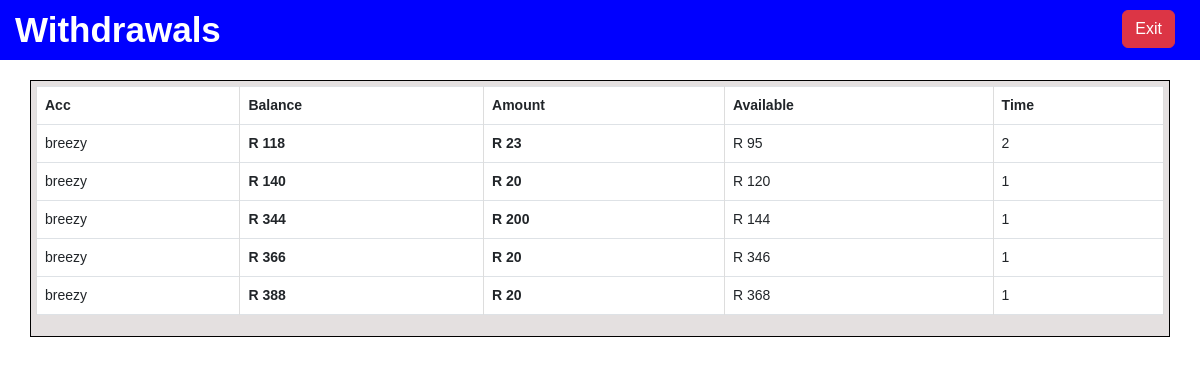
The app's page /withdrawals (signed in) with its own data.
### app_models/accounts.py (models this page shows)
class Withdrawals(db.Model):
    id = db.Column(db.Integer, primary_key=True)
    account_name = db.Column(db.String(50))
    account_type = db.Column(db.String(50))
    account_number = db.Column(db.Integer)
    currency = db.Column(db.String(100))
    currency_symbol = db.Column(db.String(5))
    previous_balance = db.Column(db.Integer)
    withdraw_amount = db.Column(db.String(50))
    account_balance = db.Column(db.Integer)
    withdraw_status = db.Column(db.String(50))
    withdraw_date = db.Column(db.Date)
    withdraw_time = db.Column(db.Time)
    user_id = db.Column(db.ForeignKey("user.id"), nullable=False)

### app.py (the view)
@app.route("/withdrawals", methods=['GET'])
@login_required
def withdrawals():
    page_name = 'withdrawals'
    user_id = current_user.id
    account = Accounts.query.get(user_id)
    account_number = account.account_number
    withdrawals = Withdrawals.query.filter_by(user_id=user_id).order_by(
        Withdrawals.withdraw_date.desc(),
        Withdrawals.withdraw_time.desc(),
    ).all()
    if current_user.role == 'Agent':
        page_name = 'merchant withdrawals'
        return render_template("merchant/merchant_withdrawals.html",
                               page_name=page_name,
                               withdrawals=withdrawals,
                               )
    return render_template("funds/withdrawals.html",
                           page_name=page_name,
                           withdrawals=withdrawals,
                           )

### app.py (called while the page is built)
@login_manager.user_loader
def load_user(user_id):
    return User.query.get(int(user_id))

### templates/funds/withdrawals.html (shortened to what this page needs)
{% extends 'layouts/statements.html' %}
{% block content %}
<link rel="stylesheet" href="/static/custom/css/tables.css">
<div class="container">
<div class="table-responsive">
    <table class="table table-bordered">
        <thead>
            <tr>
                <th>Acc</th>
                <th>Balance</th>
                <th>Amount</th>
                <th>Available</th>
                <th>Time</th>
            </tr>
        </thead>
        <tbody>
            {% for withdrawal in withdrawals %}
            <tr>
                <td>{{ withdrawal.account_name }}</td>
                <th>{{ withdrawal.currency_symbol }} {{ withdrawal.previous_balance }}</th>
                <th>{{ withdrawal.currency_symbol }} {{ withdrawal.withdraw_amount }}</th>
                <td>{{ withdrawal.currency_symbol }} {{ withdrawal.account_balance }}</td>
                <td>{{ withdrawal.withdraw_time.hour}}</td>
            </tr>
            {% endfor %}
        </tbody>
    </table>
</div>
</div>
{% endblock %}

### static/custom/css/style.css (style rules this page uses)
* { padding: 0; margin: 0; }
body { font-family: Arial, sans-serif; margin: 0; padding: 0; }
.container { margin-top: 80px; padding: 5px; border: 1px solid black; text-align: center; background-color: rgb(228, 224, 224); }

### static/custom/css/tables.css (style rules this page uses)
table { border-collapse: collapse; width: 100%; font-size: 14px; }
th, td { border: 1px solid #ddd; padding: 8px; text-align: left; }
th { background-color: #f2f2f2; }
.container { margin-top: 80px; }

### records on screen
Withdrawals: account_name "breezy", currency_symbol "R", previous_balance "118", withdraw_amount "23", account_balance "95", withdraw_time.hour "2"
Withdrawals: account_name "breezy", currency_symbol "R", previous_balance "140", withdraw_amount "20", account_balance "120", withdraw_time.hour "1"
Withdrawals: account_name "breezy", currency_symbol "R", previous_balance "344", withdraw_amount "200", account_balance "144", withdraw_time.hour "1"
Withdrawals: account_name "breezy", currency_symbol "R", previous_balance "366", withdraw_amount "20", account_balance "346", withdraw_time.hour "1"
Withdrawals: account_name "breezy", currency_symbol "R", previous_balance "388", withdraw_amount "20", account_balance "368", withdraw_time.hour "1"

### other values on screen
{{ page_name }} "Withdrawals"
